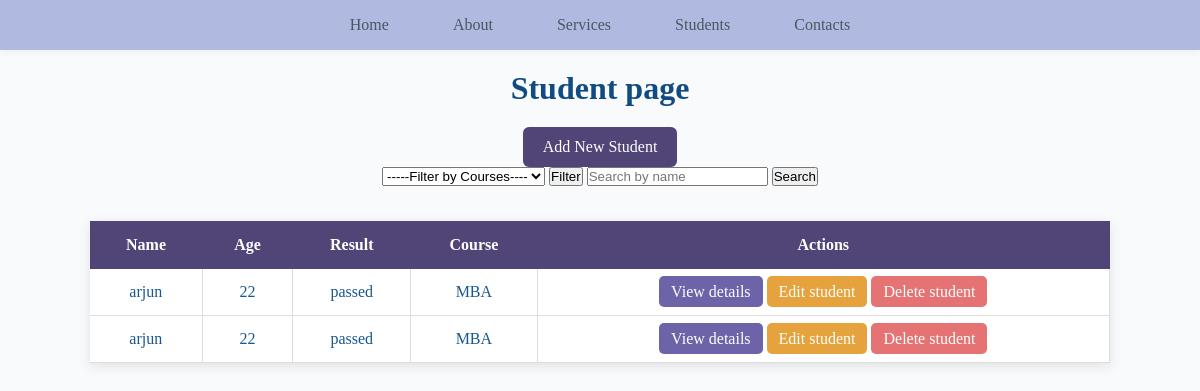
The app's page /students/, older data.
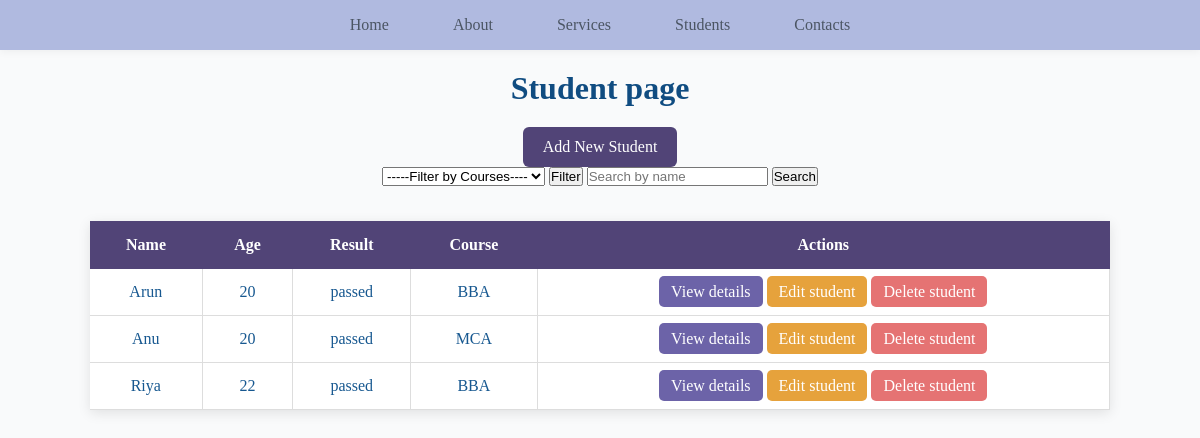
The same page, newer data.
### app/models.py (models this page shows, shortened)
class Student(models.Model):
    name=models.CharField(max_length=100)
    age=models.IntegerField()
    course=models.CharField(max_length=50)
    mark=models.IntegerField()

### app/views.py (the view)
# urls.py: path('students/', views.students, name='view_students'),
def students(request):
    course = request.GET.get('course')
    if course:
        all_students = Student.objects.filter(course=course)
    else:
        all_students = Student.objects.all()
    courses = Course.objects.all()
    return render(request, 'students.html', {'students':all_students, 'courses':courses})

### templates/students.html (shortened to what this page needs)
{% extends 'base.html' %}
{% load static %}
{% block extra_css %}
<link rel="stylesheet" href="{% static 'css/students.css' %}">
{% endblock %}
{% block content %}
    <h1>Student page</h1>
    <a href="add/" class="add-btn">Add New Student</a>
    <form>
        <select name="course" id="">
            <option value="" selected disabled>-----Filter by Courses----</option>
        </select>
        <input type="submit"  value="Filter"></input>
        <input type="text"  value="" placeholder="Search by name"></input>
        <input type="submit"  value="Search"></input>
    </form>
    <table class="student-table">
        <tr>
            <th>Name</th>
            <th>Age</th>
            <th>Result</th>
            <th>Course</th>
            <th>Actions</th>
        </tr>
        {% for student in students %}
        <tr>
            <td>{{student.name}}</td>
            <td>{{student.age}}</td>
            <td>
                {% if student.mark >= 40%}
                    passed
                {% else%}
                    Failed
                {% endif %}
            </td>
            <td>{{student.course}}</td>
            <td>
                <a href="./{{student.id}}" class="view">View details</a>
                <a href="./{{ student.id }}/edit/" class="edit">Edit student</a>
                <a href="./{{student.id}}/delete" class="delete">Delete student</a>
            </td>
        </tr>
        {% endfor %}
    </table>
{% endblock %}

Row changes from the older to the newer data that the page shows:
removed Student: name "arjun", age "22", mark "passed", course "MBA"
removed Student: name "arjun", age "22", mark "passed", course "MBA"
added Student: name "Arun", age "20", mark "passed", course "BBA"
added Student: name "Anu", age "20", mark "passed", course "MCA"
added Student: name "Riya", age "22", mark "passed", course "BBA"
